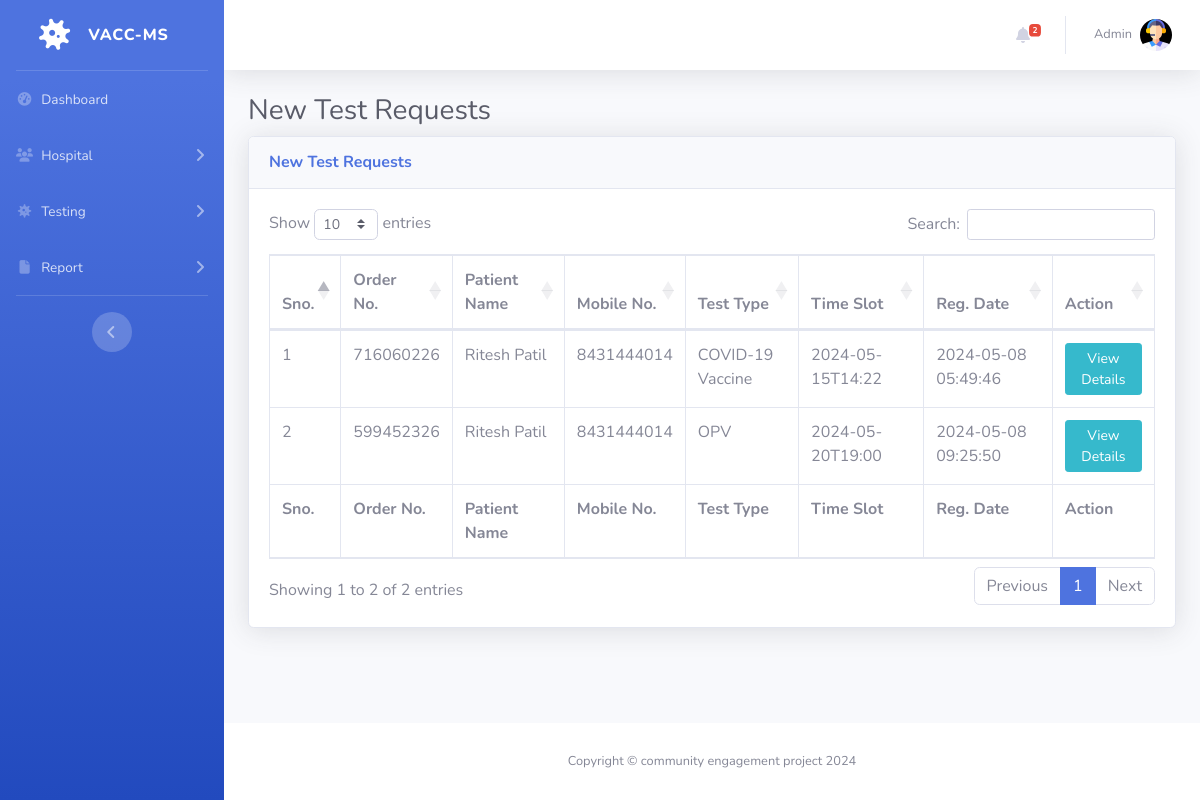
The page /new-test.php (signed in) on the database its author committed.
### tables this page shows
CREATE TABLE `tbltestrecord` (
  `id` int(11) NOT NULL,
  `OrderNumber` bigint(14) DEFAULT NULL,
  `PatientMobileNumber` bigint(14) DEFAULT NULL,
  `TestType` varchar(100) DEFAULT NULL,
  `TestTimeSlot` varchar(120) DEFAULT NULL,
  `ReportStatus` varchar(100) DEFAULT NULL,
  `FinalReport` varchar(150) DEFAULT NULL,
  `ReportUploadTime` varchar(200) DEFAULT NULL,
  `RegistrationDate` timestamp NULL DEFAULT current_timestamp(),
  `AssignedtoEmpId` varchar(150) DEFAULT NULL,
  `AssigntoName` varchar(180) DEFAULT NULL,
  `AssignedTime` varchar(100) DEFAULT NULL
);

CREATE TABLE `tblpatients` (
  `id` int(11) NOT NULL,
  `FullName` varchar(120) DEFAULT NULL,
  `MobileNumber` bigint(12) DEFAULT NULL,
  `DateOfBirth` date DEFAULT NULL,
  `GovtIssuedId` varchar(150) DEFAULT NULL,
  `GovtIssuedIdNo` varchar(150) DEFAULT NULL,
  `FullAddress` varchar(255) DEFAULT NULL,
  `State` varchar(200) DEFAULT NULL,
  `RegistrationDate` timestamp NOT NULL DEFAULT current_timestamp()
);

### new-test.php (the view, shortened to what this page needs)
<?php session_start();
include_once('includes/config.php');
if (strlen($_SESSION['aid']==0)) {
  header('location:logout.php');
  } else{
?>
<!DOCTYPE html>
<html lang="en">
<head>
    <link href="vendor/fontawesome-free/css/all.min.css" rel="stylesheet" type="text/css">
    <link href="css/sb-admin-2.min.css" rel="stylesheet">
    <link href="vendor/datatables/dataTables.bootstrap4.min.css" rel="stylesheet">
</head>
<body id="page-top">
    <div id="wrapper">
  <?php include_once('includes/sidebar.php');?>
        <div id="content-wrapper" class="d-flex flex-column">
            <div id="content">
<?php include_once('includes/topbar.php');?>
                <div class="container-fluid">
                    <h1 class="h3 mb-2 text-gray-800">New Test Requests</h1>
                    <div class="card shadow mb-4">
                        <div class="card-header py-3">
                            <h6 class="m-0 font-weight-bold text-primary">New Test Requests</h6>
                        </div>
                        <div class="card-body">
                            <div class="table-responsive">
                                <form name="assignto" method="post">
                    <table class="table table-bordered" id="dataTable" width="100%" cellspacing="0">
                                    <thead>
                                        <tr>
                                            <th>Sno.</th>
                                            <th>Order No.</th>
                                            <th>Patient Name</th>
                                            <th>Mobile No.</th>
                                            <th>Test Type</th>
                                            <th>Time Slot</th>
                                            <th>Reg. Date</th>
                                            <th>Action</th>
                                        </tr>
                                    </thead>
                                      <tfoot>
                                            <tr>
                                            <th>Sno.</th>
                                            <th>Order No.</th>
                                            <th>Patient Name</th>
                                            <th>Mobile No.</th>
                                            <th>Test Type</th>
                                            <th>Time Slot</th>
                                            <th>Reg. Date</th>
                                            <th>Action</th>
                                        </tr>
                                    </tfoot>
                                    <tbody>
<?php $query=mysqli_query($con,"select tbltestrecord.OrderNumber,tblpatients.FullName,tblpatients.MobileNumber,tbltestrecord.TestType,tbltestrecord.TestTimeSlot,tbltestrecord.RegistrationDate,tbltestrecord.id as testid from tbltestrecord
join tblpatients on tblpatients.MobileNumber=tbltestrecord.PatientMobileNumber
where ReportStatus is null
    ");
$cnt=1;
while($row=mysqli_fetch_array($query)){
?>
                                        <tr>
                                            <td><?php echo $cnt;?></td>
                                            <td><?php echo $row['OrderNumber'];?></td>
                                            <td><?php echo $row['FullName'];?></td>
                                            <td><?php echo $row['MobileNumber'];?></td>
                                            <td><?php echo $row['TestType'];?></td>
                                            <td><?php echo $row['TestTimeSlot'];?></td>
                                             <td><?php echo $row['RegistrationDate'];?></td>
                                            <td>
                                <a href="test-details.php?tid=<?php echo $row['testid'];?>&&oid=<?php echo $row['OrderNumber'];?>" class="btn btn-info btn-sm">View Details</a>
                            </td>
                                        </tr>
<?php $cnt++;} ?>
                                    </tbody>
                                </table>
                                     </form>
                            </div>
                        </div>
                    </div>
                </div>
            </div>
    <?php include_once('includes/footer.php');?>
        </div>
    </div>
</body>
</html>
<?php } ?>

### includes/topbar.php (shortened to what this page needs)
      <nav class="navbar navbar-expand navbar-light bg-white topbar mb-4 static-top shadow">
            <?php if($_SESSION['aid']):?>
                    <ul class="navbar-nav ml-auto">
<?php $query=mysqli_query($con,"select * from tbltestrecord where ReportStatus is null");
$count=mysqli_num_rows($query);
?>
                        <li class="nav-item dropdown no-arrow mx-1">
                            <a class="nav-link dropdown-toggle" href="#" id="alertsDropdown" role="button"
                                data-toggle="dropdown" aria-haspopup="true" aria-expanded="false">
                                <i class="fas fa-bell fa-fw"></i>
                                <span class="badge badge-danger badge-counter"><?php echo $count;?></span>
                            </a>
                        </li>
                        <li class="nav-item dropdown no-arrow">
                            <a class="nav-link dropdown-toggle" href="#" id="userDropdown" role="button"
                                data-toggle="dropdown" aria-haspopup="true" aria-expanded="false">
                <?php
                            $adid=$_SESSION['aid'];
                            $ret1=mysqli_query($con,"select AdminName from tbladmin where ID='$adid'");
                            while($row1=mysqli_fetch_array($ret1)){
                            ?>
                                <span class="mr-2 d-none d-lg-inline text-gray-600 small"><?php  echo $row1['AdminName'];?></span>
                           <?php } ?>
                                <img class="img-profile rounded-circle"
                                    src="img/admin.jpg">
                            </a>
                        </li>
                    </ul>
                <?php endif;?>
                </nav>

### rows shown on the page
tbltestrecord: OrderNumber "716060226", tblpatients.FullName "Ritesh Patil", tblpatients.MobileNumber "8431444014", TestType "COVID-19 Vaccine", TestTimeSlot "2024-05-15T14:22", RegistrationDate "2024-05-08 05:49:46"
tbltestrecord: OrderNumber "599452326", tblpatients.FullName "Ritesh Patil", tblpatients.MobileNumber "8431444014", TestType "OPV", TestTimeSlot "2024-05-20T19:00", RegistrationDate "2024-05-08 09:25:50"

### other values the page prints
$count "2"
$row1['AdminName'] "Admin"
